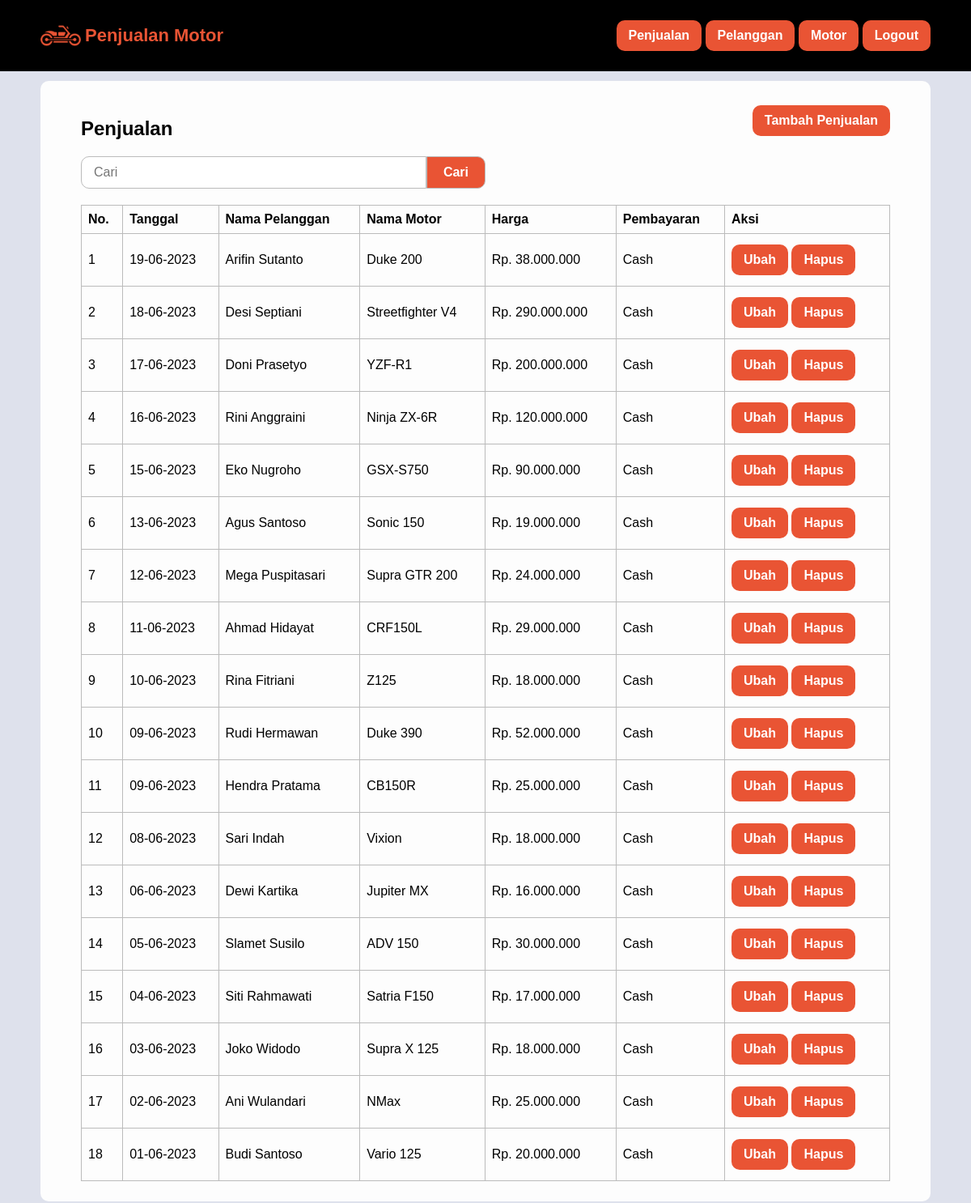
Page /penjualan.php (signed in) on the committed database.
### tables this page shows
CREATE TABLE `penjualan` (
  `id_penjualan` int(11) NOT NULL,
  `tanggal` date NOT NULL,
  `id_pelanggan` int(11) NOT NULL,
  `id_motor` int(11) NOT NULL,
  `pembayaran` enum('Cash','Kredit') NOT NULL
);

CREATE TABLE `pelanggan` (
  `id_pelanggan` int(11) NOT NULL,
  `nama_pelanggan` varchar(100) NOT NULL,
  `no_telepon_pelanggan` varchar(20) NOT NULL,
  `alamat_pelanggan` text NOT NULL
);

CREATE TABLE `motor` (
  `id_motor` int(11) NOT NULL,
  `nama` varchar(50) NOT NULL,
  `merk` varchar(50) NOT NULL,
  `tahun` int(11) NOT NULL,
  `harga` int(11) NOT NULL
);

### penjualan.php (the view, shortened to what this page needs)
<?php
    require_once 'koneksi.php';
    $penjualan = mysqli_query($koneksi, "SELECT * FROM penjualan INNER JOIN pelanggan ON penjualan.id_pelanggan = pelanggan.id_pelanggan INNER JOIN motor ON penjualan.id_motor = motor.id_motor ORDER BY tanggal DESC");
?>
<html>
<head>
    <?php include_once 'head.php'; ?>
</head>
<body>
    <?php include_once 'navbar.php'; ?>
    <div class="container anti-navbar">
        <div class="bg-table">
            <div class="head-left">
                <h2>Penjualan</h2>
            </div>
            <div class="head-right">
                <a href="tambah_penjualan.php" class="button">Tambah Penjualan</a>
            </div>
            <form method="post" class="clear form-cari">
                <input class="input" type="text" id="cari" name="cari" placeholder="Cari" required value="<?= (isset($_POST['cari'])) ? $_POST['cari'] : ''; ?>">
                <button type="submit" class="button align-right" name="btnCari">Cari</button>
            </form>
            <div class="table-responsive">
                <table border="1" cellpadding="10" cellspacing="0">
                    <tr>
                        <th>No.</th>
                        <th>Tanggal</th>
                        <th>Nama Pelanggan</th>
                        <th>Nama Motor</th>
                        <th>Harga</th>
                        <th>Pembayaran</th>
                        <th>Aksi</th>
                    </tr>
                    <?php $i = 1; ?>
                    <?php foreach ($penjualan as $data_penjualan): ?>
                        <tr>
                            <td><?= $i++; ?></td>
                            <td><?= date("d-m-Y", strtotime($data_penjualan['tanggal'])); ?></td>
                            <td><?= $data_penjualan['nama_pelanggan']; ?></td>
                            <td><?= $data_penjualan['nama']; ?></td>
                            <td>Rp. <?= str_replace(",", ".", number_format($data_penjualan['harga'])); ?></td>
                            <td><?= $data_penjualan['pembayaran']; ?></td>
                            <td>
                                <a class="button" href="ubah_penjualan.php?id_penjualan=<?= $data_penjualan['id_penjualan']; ?>">Ubah</a>
                                <a class="button" onclick="return confirm('Apakah Anda yakin ingin menghapus Penjualan <?= $data_penjualan['nama_pelanggan']; ?>?')" href="hapus_penjualan.php?id_penjualan=<?= $data_penjualan['id_penjualan']; ?>">Hapus</a>
                            </td>
                        </tr>
                    <?php endforeach ?>
                </table>
            </div>
        </div>
    </div>
</body>
</html>

### style.css (style rules this page uses)
* { font-family: 'Arial', sans-serif; }
body { background-color: #dee1ec; margin: 0; padding: 0; }
.container { padding: 10px 50px; }
.anti-navbar { padding-top: 100px; }
.button { margin-top: 5px; margin-bottom: 5px; display: inline-block; padding: 10px 15px; background-color: #E95434; color: #fff; text-decoration: none; border-radius: 10px; border: none; text-align: center; transition: all 0.2s ease-in-out; font-weight: bold; font-size: 16px; }
.label, .input { display: block; width: 100%; }
.input { margin-top: 5px; margin-bottom: 15px; padding: 10px; font-size: 16px; border-radius: 10px; border: 1px solid #eaeaea; }
.align-right { display: block; margin-left: auto; }
.clear { clear: both; }
.form-cari { margin-top: 20px; margin-bottom: 20px; display: flex; justify-content: center; width: 50%; }
.form-cari input { border: 1px solid #bbb; border-radius: 10px 0 0 10px; height: 40px; margin: 0; padding: 15px; }
.form-cari button { border: 1px solid #bbb; border-radius: 0 10px 10px 0; height: 40px; margin: 0; padding: 10px 20px; }
.bg-table { border-radius: 10px; padding: 25px 50px; background-color: #fdfdfd; }
.table-responsive { overflow-x: auto; }
.table-responsive table { width: 100%; border-collapse: collapse; }
.table-responsive th, .table-responsive td { padding: 8px; text-align: left; border: 1px solid #bbb; }
.head-left { float: left; margin: auto; }
.head-right { float: right; margin: auto; }

### rows in the picture
penjualan: tanggal "19-06-2023", id_pelanggan.nama_pelanggan "Arifin Sutanto", id_motor.nama "Duke 200", id_motor.harga "38.000.000", pembayaran "Cash"
penjualan: tanggal "18-06-2023", id_pelanggan.nama_pelanggan "Desi Septiani", id_motor.nama "Streetfighter V4", id_motor.harga "290.000.000", pembayaran "Cash"
penjualan: tanggal "17-06-2023", id_pelanggan.nama_pelanggan "Doni Prasetyo", id_motor.nama "YZF-R1", id_motor.harga "200.000.000", pembayaran "Cash"
penjualan: tanggal "16-06-2023", id_pelanggan.nama_pelanggan "Rini Anggraini", id_motor.nama "Ninja ZX-6R", id_motor.harga "120.000.000", pembayaran "Cash"
penjualan: tanggal "15-06-2023", id_pelanggan.nama_pelanggan "Eko Nugroho", id_motor.nama "GSX-S750", id_motor.harga "90.000.000", pembayaran "Cash"
penjualan: tanggal "13-06-2023", id_pelanggan.nama_pelanggan "Agus Santoso", id_motor.nama "Sonic 150", id_motor.harga "19.000.000", pembayaran "Cash"
penjualan: tanggal "12-06-2023", id_pelanggan.nama_pelanggan "Mega Puspitasari", id_motor.nama "Supra GTR 200", id_motor.harga "24.000.000", pembayaran "Cash"
penjualan: tanggal "11-06-2023", id_pelanggan.nama_pelanggan "Ahmad Hidayat", id_motor.nama "CRF150L", id_motor.harga "29.000.000", pembayaran "Cash"
penjualan: tanggal "10-06-2023", id_pelanggan.nama_pelanggan "Rina Fitriani", id_motor.nama "Z125", id_motor.harga "18.000.000", pembayaran "Cash"
penjualan: tanggal "09-06-2023", id_pelanggan.nama_pelanggan "Rudi Hermawan", id_motor.nama "Duke 390", id_motor.harga "52.000.000", pembayaran "Cash"
penjualan: tanggal "09-06-2023", id_pelanggan.nama_pelanggan "Hendra Pratama", id_motor.nama "CB150R", id_motor.harga "25.000.000", pembayaran "Cash"
penjualan: tanggal "08-06-2023", id_pelanggan.nama_pelanggan "Sari Indah", id_motor.nama "Vixion", id_motor.harga "18.000.000", pembayaran "Cash"
penjualan: tanggal "06-06-2023", id_pelanggan.nama_pelanggan "Dewi Kartika", id_motor.nama "Jupiter MX", id_motor.harga "16.000.000", pembayaran "Cash"
penjualan: tanggal "05-06-2023", id_pelanggan.nama_pelanggan "Slamet Susilo", id_motor.nama "ADV 150", id_motor.harga "30.000.000", pembayaran "Cash"
penjualan: tanggal "04-06-2023", id_pelanggan.nama_pelanggan "Siti Rahmawati", id_motor.nama "Satria F150", id_motor.harga "17.000.000", pembayaran "Cash"
penjualan: tanggal "03-06-2023", id_pelanggan.nama_pelanggan "Joko Widodo", id_motor.nama "Supra X 125", id_motor.harga "18.000.000", pembayaran "Cash"
penjualan: tanggal "02-06-2023", id_pelanggan.nama_pelanggan "Ani Wulandari", id_motor.nama "NMax", id_motor.harga "25.000.000", pembayaran "Cash"
penjualan: tanggal "01-06-2023", id_pelanggan.nama_pelanggan "Budi Santoso", id_motor.nama "Vario 125", id_motor.harga "20.000.000", pembayaran "Cash"
